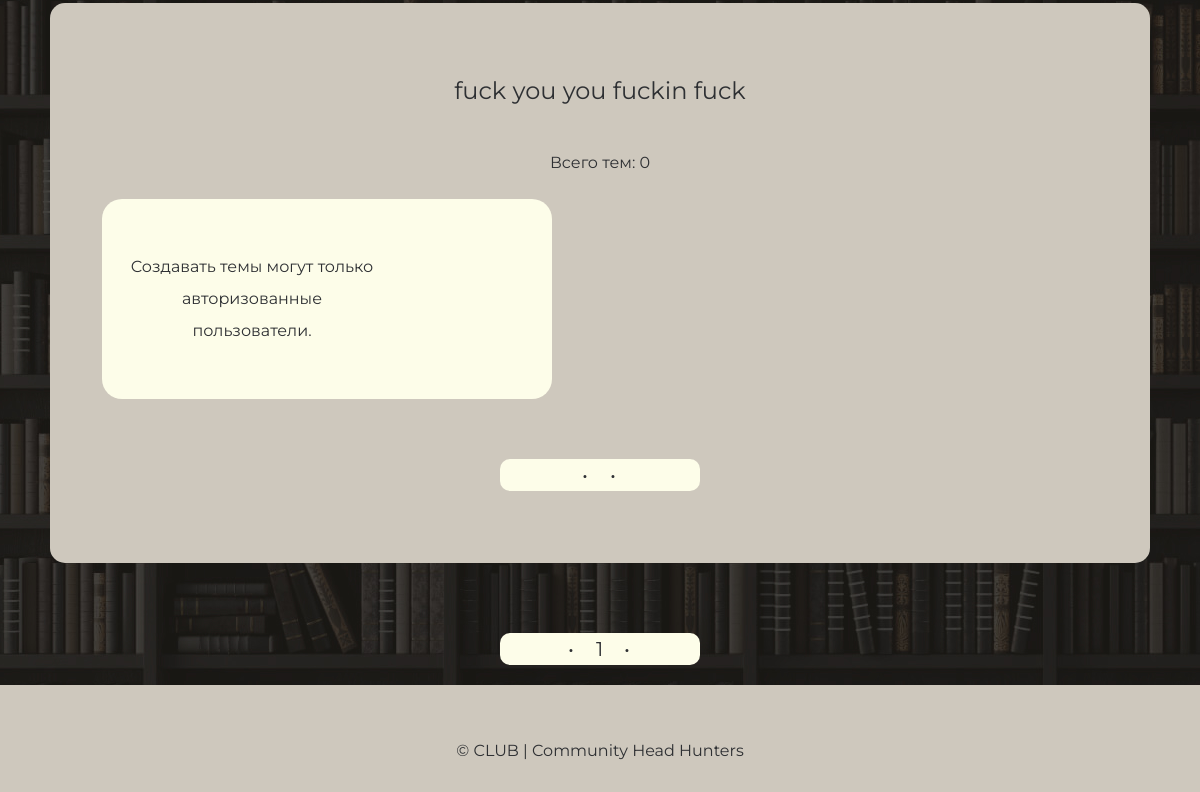
/forum (lower part), run on an earlier commit of the app's database.
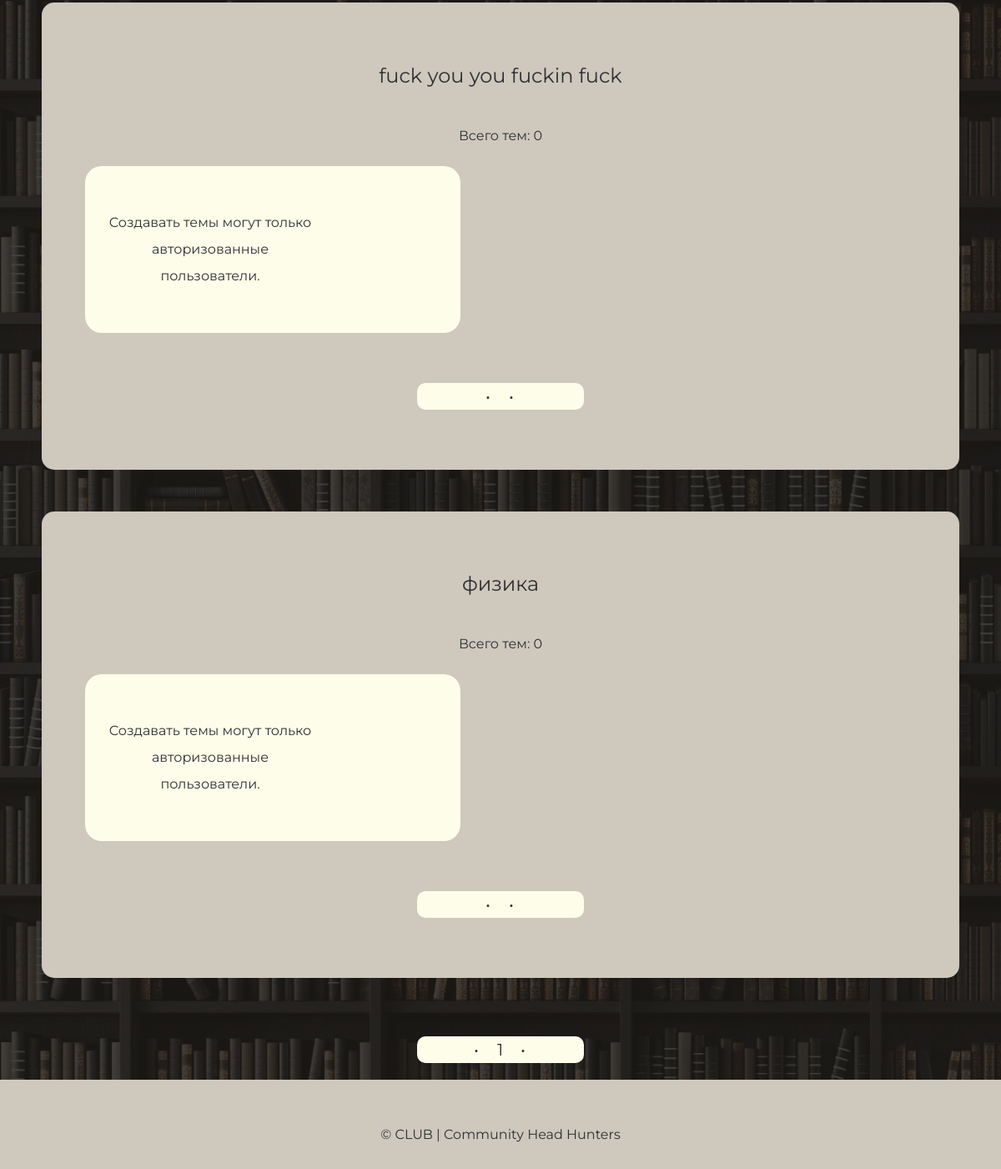
And on a later commit of the database.
### app/models.py (models this page shows)
class Category(database.Model, SerializerMixin):
    __tablename__ = "categories"
    id = database.Column(database.Integer, primary_key=True)
    name = database.Column(database.String(256), unique=True, index=True)
    books = database.relationship('Book', backref='category', lazy='dynamic', cascade="all, delete, delete-orphan")
    topics = database.relationship('DiscussionTopic', backref='category', lazy='dynamic', cascade="all, delete, delete-orphan")

### app/main/views.py (the view)
@main.route('/forum')
def forum():
    category_pagination = Category.query.order_by().paginate(
        1, per_page=ELEMS_COUNT, error_out=False)
    categories = category_pagination.items
    pagination_for_topics_foreach_category = list()
    for category in categories:
        pagination_for_topics_foreach_category.append(
            category.topics.order_by().paginate(1, per_page=ELEMS_COUNT, error_out=False))
    return render_template('main/forum.html', pagination_for_topics_foreach_category=pagination_for_topics_foreach_category, category_pagination=category_pagination, categories=categories, len=len, zip=zip, display="none")

### app/auth/views.py (called while the page is built)
@auth.before_app_request
def before_request():
    if current_user.is_authenticated \
            and not current_user.confirmed \
            and request.endpoint \
            and request.blueprint != 'auth' \
            and request.endpoint != 'static':
        return redirect(url_for('auth.unconfirmed'))

### app/main/views.py (called while the page is built)
@main.app_context_processor
def inject_roles():
    return dict(Role=Role)

@main.app_context_processor
def inject_months_dict():
    return dict(months_dict=months_dict)

### app/personal/views.py (called while the page is built)
@personal.app_context_processor
def inject_roles():
    return dict(Role=Role)

### app/templates/main/forum.html (shortened to what this page needs)
<!DOCTYPE html>
<html lang="en">
<head>
  <link rel="stylesheet" href="{{ url_for('static', filename='styles/css/normalize.css')}}" />
  <link rel="stylesheet" href="{{ url_for('static', filename='styles/css/style.css')}}" />
</head>
<body>
  <main id="main_block">
    <div id="categories_container">
      {% for category, topics_pagination in zip(categories, pagination_for_topics_foreach_category) %}
      <section id="{{category.id}}category_info" class="fraction">
        <div class="fraction__container container" id="{{category.id}}category_main_cont">
          <div class="fraction__wrap">
            <h2 class="fraction__title title" id="{{ category.id }}category_title">{{ category.name }}</h2>
            <span class="fraction__results" id="{{category.id}}topics_count"> Всего тем: {{ len(category.topics.all()) }}</span>
            <ul class="fraction__topic-list list-reset" id="{{ category.id }}grid_container">
              {% if current_user.is_authenticated %}
              <li class="fraction__list-item">
                  <div class="fraction__topic" id="{{category.id}}open_form_bt" class="fraction__topic-link" data-user="{{ current_user.username }}" data-category="{{ category.name }}" data-pagi="{{ category_pagination.page }}">
                    <svg class="list__svg2" width="78" height="78" viewBox="0 0 78 78" fill="none" xmlns="http://www.w3.org/2000/svg" data-user="{{ current_user.username }}" data-category="{{ category.name }}" data-pagi="{{ category_pagination.page }}">
                      <g clip-path="url(#clip0_139_2)" data-user="{{ current_user.username }}" data-category="{{ category.name }}" data-pagi="{{ category_pagination.page }}">
                        <rect x="35" width="8" height="78" fill="#F5F5DC" data-user="{{ current_user.username }}" data-category="{{ category.name }}" data-pagi="{{ category_pagination.page }}"/>
                        <rect x="78" y="35" width="8" height="78" transform="rotate(90 78 35)" fill="#F5F5DC" data-user="{{ current_user.username }}" data-category="{{ category.name }}" data-pagi="{{ category_pagination.page }}"/>
                      </g>
                    </svg>
                  </div>
              </li>
              {% else %}
              <li class="fraction__list-item">
                <a class="fraction__topic-link">
                  <div class="fraction__topic">
                    <p class="fraction__text-error">Создавать темы могут только авторизованные пользователи.</p>
                  </div>
                </a>
              </li>
              {% endif %}
            </ul>
            {% if topics_pagination %}
            <div class="list__pagination pagination" id="{{category.id}}topics_pagi_container">
              <ul class="pagination__list list-reset" id="{{category.id}}topics_pagi">
                <li class="pagination__item disabled">
                  &bull;
                </li>
                <li class="pagination__item disabled">
                  &bull;
                </li>
              </ul>
            </div>
            {% endif %}
          </div>
        </div>
      </section>
      {% endfor %}
    </div>
    {% if category_pagination %}
    <div class="list__pagination pagination" id="pagination_container">
      <ul class="pagination__list list-reset" id="pagination">
        <li class="pagination__item disabled">
          &bull;
        </li>
        {% for p in category_pagination.iter_pages() %}
          {% if p %}
            <li class="pagination__item active">
              <a id="{{p}}category_p" data-url="/get_categories_page_on_forum/{{p}}">{{ p }}</a>
            </li>
          {% else %}
            <li class="pagination__item disabled"><a href="#">&hellip;</a></li>
          {% endif %}
        {% endfor %}
        <li class="pagination__item disabled">
          &bull;
        </li>
      </ul>
    </div>
    {% endif %}
  </main>
  <footer class="footer">
    <div class="footer__container container">
      <a href="#" class="footer__wrap">© CLUB | Community Head Hunters</a>
    </div>
  </footer>
</body>
</html>

What changed in the data, as far as the page shows it:
added Category: name "физика", topics "0"
